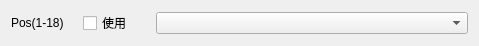
<?xml version="1.0" encoding="UTF-8"?>
<ui version="4.0">
 <class>ReagentShelfListRowUi</class>
 <widget class="QWidget" name="ReagentShelfListRowUi">
  <property name="geometry">
   <rect>
    <x>0</x>
    <y>0</y>
    <width>479</width>
    <height>40</height>
   </rect>
  </property>
  <property name="windowTitle">
   <string>Form</string>
  </property>
  <layout class="QHBoxLayout" name="horizontalLayout" stretch="10,10,47">
   <item>
    <widget class="QLabel" name="lblPos">
     <property name="text">
      <string>Pos(1-18)</string>
     </property>
    </widget>
   </item>
   <item>
    <widget class="QCheckBox" name="checkBoxNonEmpty">
     <property name="text">
      <string>使用</string>
     </property>
    </widget>
   </item>
   <item>
    <widget class="QComboBox" name="comboReagent"/>
   </item>
  </layout>
 </widget>
 <resources/>
 <connections/>
</ui>
